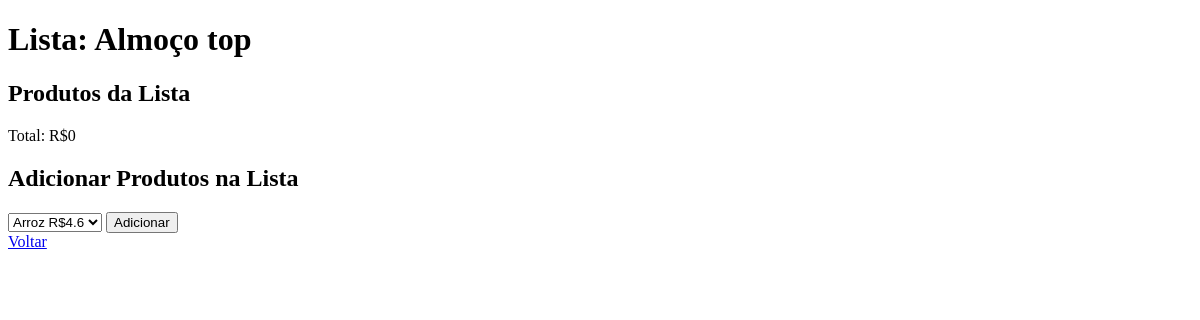
Before: /1 with the older database file.
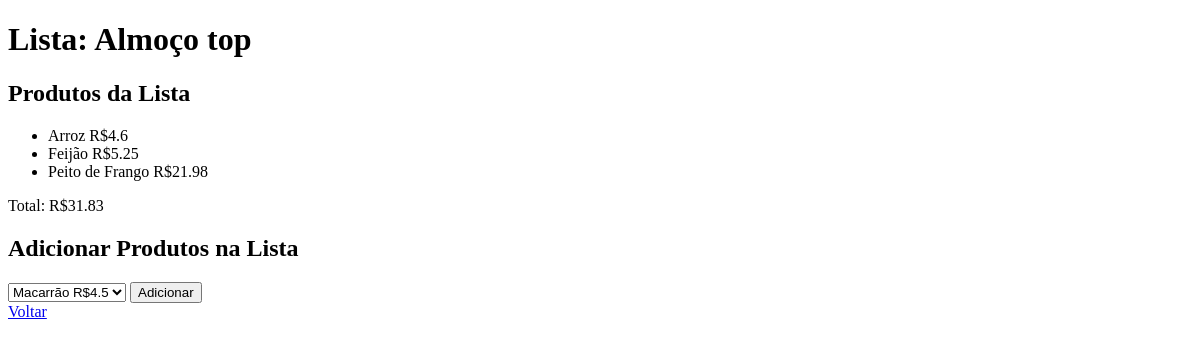
After: the same page with the newer database file.
### app/models.py (models this page shows, shortened)
class Produtos(models.Model):
    nome = models.CharField(max_length=100)
    preco = models.FloatField()
    lista = models.ManyToManyField(Lista, blank=True, related_name="produtos")

### app/views.py (the view)
# urls.py: path('<int:lista_id>', views.adicionar_produtos, name="addproduto")
def adicionar_produtos(request, lista_id):
    if request.method == 'POST':
        lista = models.Lista.objects.get(id=lista_id)
        produto_id = int(request.POST.get('produtos'))
        produto = models.Produtos.objects.get(id=produto_id)
        produto.lista.add(lista)
    lista = models.Lista.objects.get(id=lista_id)
    nao_produto = models.Produtos.objects.exclude(lista=lista).all()
    produtos = lista.produtos.all()
    total = 0
    for produto in produtos:
        total += float(produto.preco)
    return render(request, 'app/lista.html', {
        'lista': lista,
        'nao_produto': nao_produto,
        'produtos': produtos,
        'total': total,
    })

### app/templates/app/lista.html (shortened to what this page needs)
<!DOCTYPE html>
<html lang="pt-br">
<head>
</head>
<body>
    {% block body %}
        <h1>Lista: {{ lista.nome }}</h1>
        <h2>Produtos da Lista</h2>
        <ul>
            {% for produto in produtos %}
                <li>{{ produto.nome }}  R${{ produto.preco }}</li>
            {% endfor %}
        </ul>
        <p>Total: R${{ total }}</p>
        <h2>Adicionar Produtos na Lista</h2>
        <form action="{% url 'addproduto' lista.id %}" method="post">
            <select name="produtos" id="">
                {% for produto in nao_produto %}
                    <option value="{{ produto.id }}">{{ produto.nome }} R${{ produto.preco }}</option>
                {% endfor %}
            </select>
            <input type="submit" value="Adicionar">
        </form>
        <a href="{% url 'index' %}">Voltar</a>
    {% endblock %}
</body>
</html>

Changed rows visible on the page:
now on this page (row unchanged): Produtos: nome "Arroz", preco "4.6"
added Produtos: nome "Feijão", preco "5.25"
added Produtos: nome "Peito de Frango", preco "21.98"
Other visible differences:
{{ total }}: "0" → "31.83"
form field produtos: "Arroz R$4.6" → "Macarrão R$4.5"
